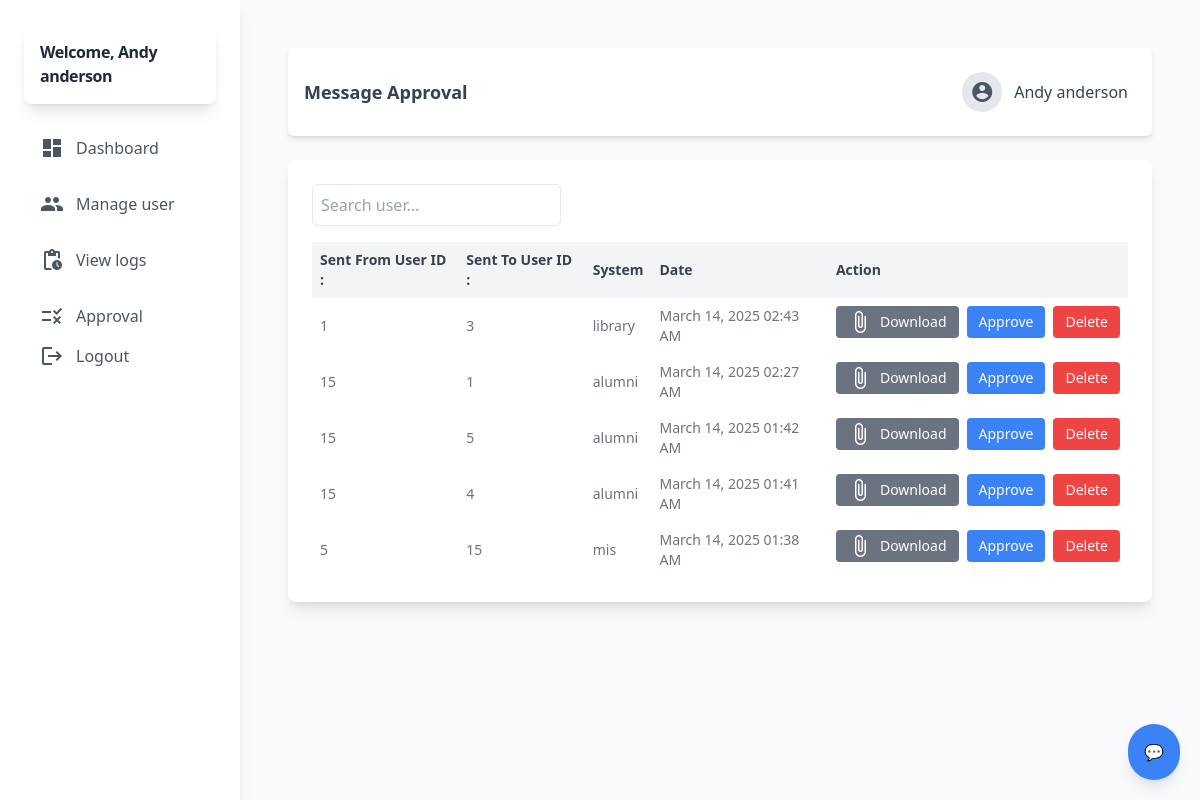
The page /admin/approval.php (signed in) on the database its author committed.
### tables this page shows
CREATE TABLE `user` (
  `id` int(11) NOT NULL,
  `name` varchar(255) NOT NULL,
  `username` varchar(255) NOT NULL,
  `email` varchar(255) NOT NULL,
  `phone` varchar(60) NOT NULL,
  `profile_picture` varchar(255) DEFAULT NULL,
  `password` varchar(255) NOT NULL,
  `type` varchar(60) NOT NULL,
  `status` int(11) NOT NULL DEFAULT 1 COMMENT '0=deleted,1=existing'
);

CREATE TABLE `chat_messages` (
  `chat_id` int(11) NOT NULL,
  `sender_id` int(11) NOT NULL,
  `receiver_id` int(11) NOT NULL,
  `message_text` text NOT NULL,
  `message_media` varchar(255) DEFAULT NULL,
  `systemFrom` varchar(60) NOT NULL,
  `systemTo` varchar(60) NOT NULL,
  `message_status` int(11) NOT NULL DEFAULT 1 COMMENT '0=deleted,1=existing,2=waiting for approval',
  `date_sent` timestamp NOT NULL DEFAULT current_timestamp() ON UPDATE current_timestamp()
);

### admin/backend/db.php (called while the page is built, shortened)
<?php
class db_connect
{
    public $host = db_host;
    public $user = db_user;
    public $pass = db_pass;
    public $name = db_name;
    public function connect()
    {
        try {
            $this->conn = new mysqli($this->host, $this->user, $this->pass, $this->name);
        } catch (\Throwable $th) {
            header("Location:setup.php");
        }
    }
}

### admin/backend/class.php (called while the page is built, shortened)
<?php
include ('db.php');
class global_class extends db_connect
{
    public function check_account($user_id ) {
        $query = "SELECT * FROM user WHERE id = $user_id";
        $result = $this->conn->query($query);
        $items = [];
        if ($result && $result->num_rows > 0) {
            while ($row = $result->fetch_assoc()) {
                $items[] = $row;
            }
        }
        return $items;
    }
    public function message_approval_list() {
        $query = $this->conn->prepare("
            SELECT chat_messages.*,
                   sender.name AS sender,
                   receiver.name AS receiver
            FROM chat_messages
            LEFT JOIN user AS sender ON sender.id = chat_messages.sender_id
            LEFT JOIN user AS receiver ON receiver.id = chat_messages.receiver_id
            WHERE chat_messages.message_status = '2'
            ORDER BY `chat_id` DESC
        ");
        if ($query->execute()) {
            return $query->get_result();
        }
    }
}

### admin/backend/end-points/message_approval_list.php (the view, shortened to what this page needs)
<?php
$message_approval_list = $db->message_approval_list();
if ($message_approval_list->num_rows > 0): ?>
    <?php foreach ($message_approval_list as $message): ?>
        <tr>
            <td class="p-2"><?php echo htmlspecialchars($message['sender_id']); ?></td>
            <td class="p-2"><?php echo htmlspecialchars($message['receiver_id']); ?></td>
            <td class="p-2"><?php echo htmlspecialchars($message['systemFrom']); ?></td>
            <td class="p-2">
                <?= isset($message['date_sent'])
                    ? date("F d, Y h:i A", strtotime($message['date_sent']))
                    : 'N/A'; ?>
            </td>
            <td class="p-2 flex space-x-2">
                <a href="../assets/upload_files/<?= htmlspecialchars($message['message_media']); ?>"
                   target="_blank" download="<?= htmlspecialchars($message['message_media']); ?>"
                   class="px-3 py-1 bg-gray-500 text-white rounded hover:bg-blue-600 flex items-center gap-2">
                    <span class="material-icons text-white">attach_file</span>
                    Download
                </a>
                <button class="TogglerAcceptChat px-3 py-1 bg-blue-500 text-white rounded hover:bg-red-600"
                        data-id="<?= $message['chat_id']; ?>">
                    Approve
                </button>
                <button class="TogglerDeleteChat px-3 py-1 bg-red-500 text-white rounded hover:bg-red-600"
                        data-id="<?= $message['chat_id']; ?>">
                    Delete
                </button>
            </td>
        </tr>
    <?php endforeach; ?>
<?php else: ?>
    <tr>
        <td colspan="5" class="p-2">No record found.</td>
    </tr>
<?php endif; ?>

### admin/components/header.php (shortened to what this page needs)
<?php
include('backend/class.php');
$db = new global_class();
if (isset($_SESSION['id'])) {
    $admin_id = intval($_SESSION['id']);
    $account = $db->check_account($admin_id);
} else {
   header('location: index.php');
}
?>
<!DOCTYPE html>
<html lang="en">
<head>
  <script src="https://cdn.tailwindcss.com"></script>
  <link rel="stylesheet" href="https://cdnjs.cloudflare.com/ajax/libs/AlertifyJS/1.13.1/css/alertify.css" />
</head>
<body class="bg-gray-100 font-sans antialiased">
  <div class="min-h-screen flex flex-col lg:flex-row">
<aside id="sidebar" class="bg-white shadow-lg w-64 lg:w-1/5 xl:w-1/6 p-6 space-y-6 lg:static fixed inset-y-0 left-0 z-50 transform -translate-x-full lg:translate-x-0 transition-transform duration-300 ease-in-out">
  <div class="flex items-center space-x-4 p-4 bg-white rounded-lg shadow-lg hover:shadow-xl transition-shadow duration-300">
  <h1 class="text-1xl font-bold text-gray-800 tracking-tight text-left lg:text-left hover:text-indigo-600 transition-colors duration-300">Welcome, <?=ucfirst($account[0]['name'])?></h1>
</div>
  <nav class="space-y-4 text-left lg:text-left">
    <?php if($account[0]['type']=="super admin"){?>
      <a href="index.php" class="flex items-center lg:justify-start space-x-3 text-gray-600 hover:text-blue-500 hover:bg-gray-100 px-4 py-2 rounded-md transition-all duration-300">
          <span class="material-icons">dashboard</span>
          <span>Dashboard</span>
      </a>
        <a href="manage_user.php" class="flex items-center lg:justify-start space-x-3 text-gray-600 hover:text-blue-500 hover:bg-gray-100 px-4 py-2 rounded-md transition-all duration-300">
          <span class="material-icons">group</span>
          <span>Manage user </span>
      </a>
      <a href="view_logs.php" class="flex items-center lg:justify-start space-x-3 text-gray-600 hover:text-blue-500 hover:bg-gray-100 px-4 py-2 rounded-md transition-all duration-300">
          <span class="material-icons">pending_actions</span>
          <span>View logs</span>
      </a>
      <a href="approval.php" class="flex items-center lg:justify-start space-x-3 text-gray-600 hover:text-blue-500 hover:bg-gray-100 px-4 py-2 rounded-md transition-all duration-300">
          <span class="material-icons">rule</span>
          <span>Approval</span>
      </a>
      <?php } ?>
      <a href="logout.php">
          <button class="flex items-center lg:justify-start  space-x-3 text-gray-600 hover:text-red-500 hover:bg-gray-100 px-4 py-2 rounded-md transition-all duration-300">
              <span class="material-icons">logout</span>
              <span>Logout</span>
          </button>
        </a>
  </nav>
</aside>
    <main class="flex-1 bg-gray-50 p-8 lg:p-12">

### admin/approval.php (shortened to what this page needs)
<?php
include "components/header.php";
?>
<div class="flex justify-between items-center bg-white p-4 mb-6 rounded-md shadow-md">
    <h2 class="text-lg font-semibold text-gray-700">Message Approval</h2>
    <a href="profile.php" class="flex items-center space-x-3 cursor-pointer hover:bg-gray-100 p-2 rounded-lg">
        <?php
        $userImage = !empty($account[0]['profile_picture']) ? $account[0]['profile_picture'] : null;
        ?>
        <div class="w-10 h-10 rounded-full overflow-hidden flex items-center justify-center bg-gray-200 text-gray-600">
            <?php if ($userImage): ?>
                <img src="../assets/upload_files/<?php echo $userImage; ?>" alt="User Avatar" class="w-full h-full object-cover">
            <?php else: ?>
                <span class="material-icons text-3xl">account_circle</span>
            <?php endif; ?>
        </div>
        <span class="text-gray-700 font-medium">
            <?php echo ucfirst($account[0]['name']); ?>
        </span>
    </a>
</div>
<div class="bg-white rounded-lg shadow-lg p-6">
    <div class="mb-4">
        <input type="text" id="searchInput" class="p-2 border rounded-md" placeholder="Search user...">
    </div>
    <div class="overflow-x-auto">
        <table id="userTable" class="display table-auto w-full text-sm text-left text-gray-500 dark:text-gray-400">
            <thead class="bg-gray-100 text-gray-700">
                <tr>
                    <th class="p-2">Sent From User ID :</th>
                    <th class="p-2">Sent To User ID :</th>
                    <th class="p-2">System</th>
                    <th class="p-2">Date</th>
                    <th class="p-2">Action</th>
                </tr>
            </thead>
            <tbody>
                <?php include "backend/end-points/message_approval_list.php"; ?>
            </tbody>
        </table>
    </div>
</div>
<?php
include "components/footer.php";
?>

### rows shown on the page
user: name "Andy anderson"
chat_messages: sender "1", receiver "3", systemFrom "library", date_sent "March 14, 2025 02:43 AM"
chat_messages: sender "15", receiver "1", systemFrom "alumni", date_sent "March 14, 2025 02:27 AM"
chat_messages: sender "15", receiver "5", systemFrom "alumni", date_sent "March 14, 2025 01:42 AM"
chat_messages: sender "15", receiver "4", systemFrom "alumni", date_sent "March 14, 2025 01:41 AM"
chat_messages: sender "5", receiver "15", systemFrom "mis", date_sent "March 14, 2025 01:38 AM"
